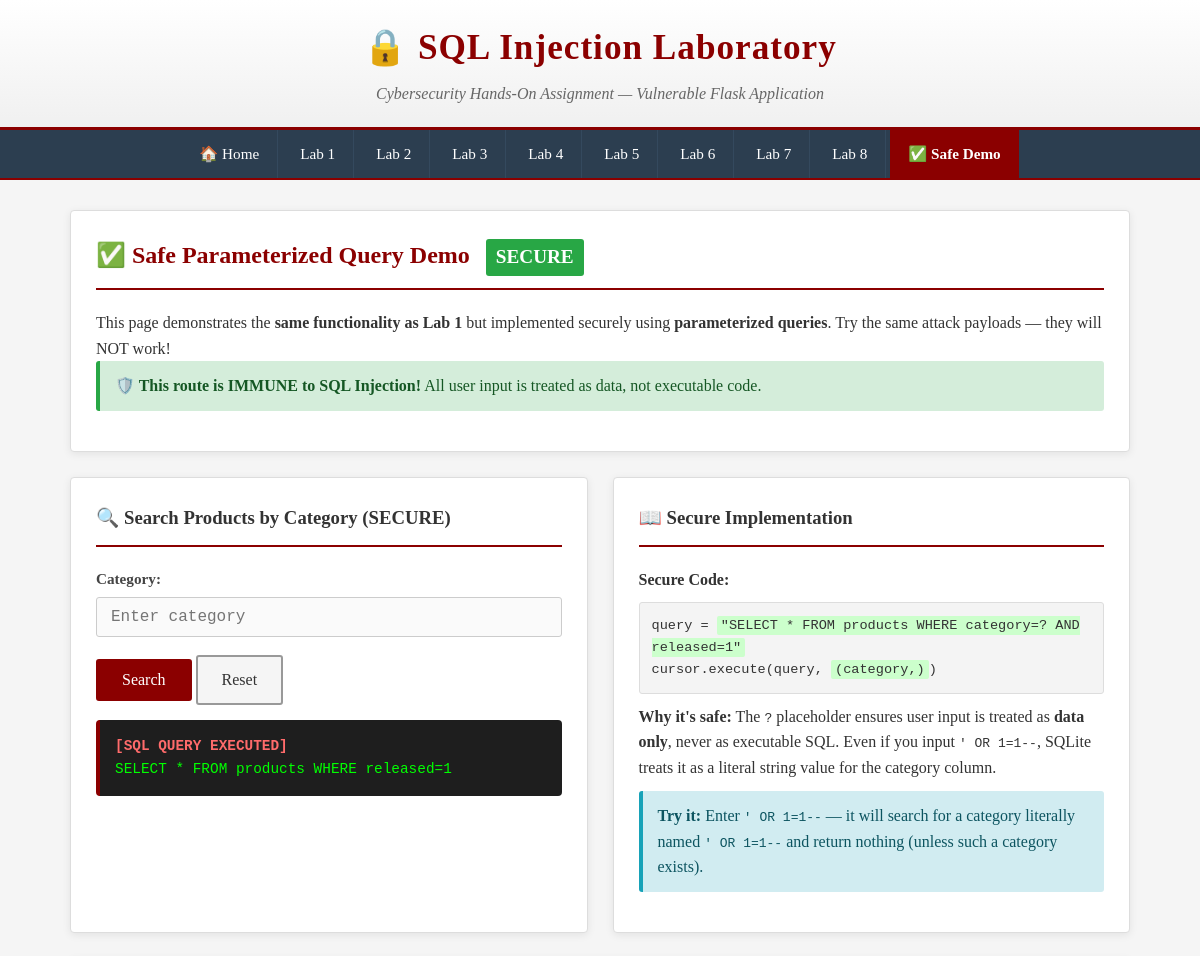
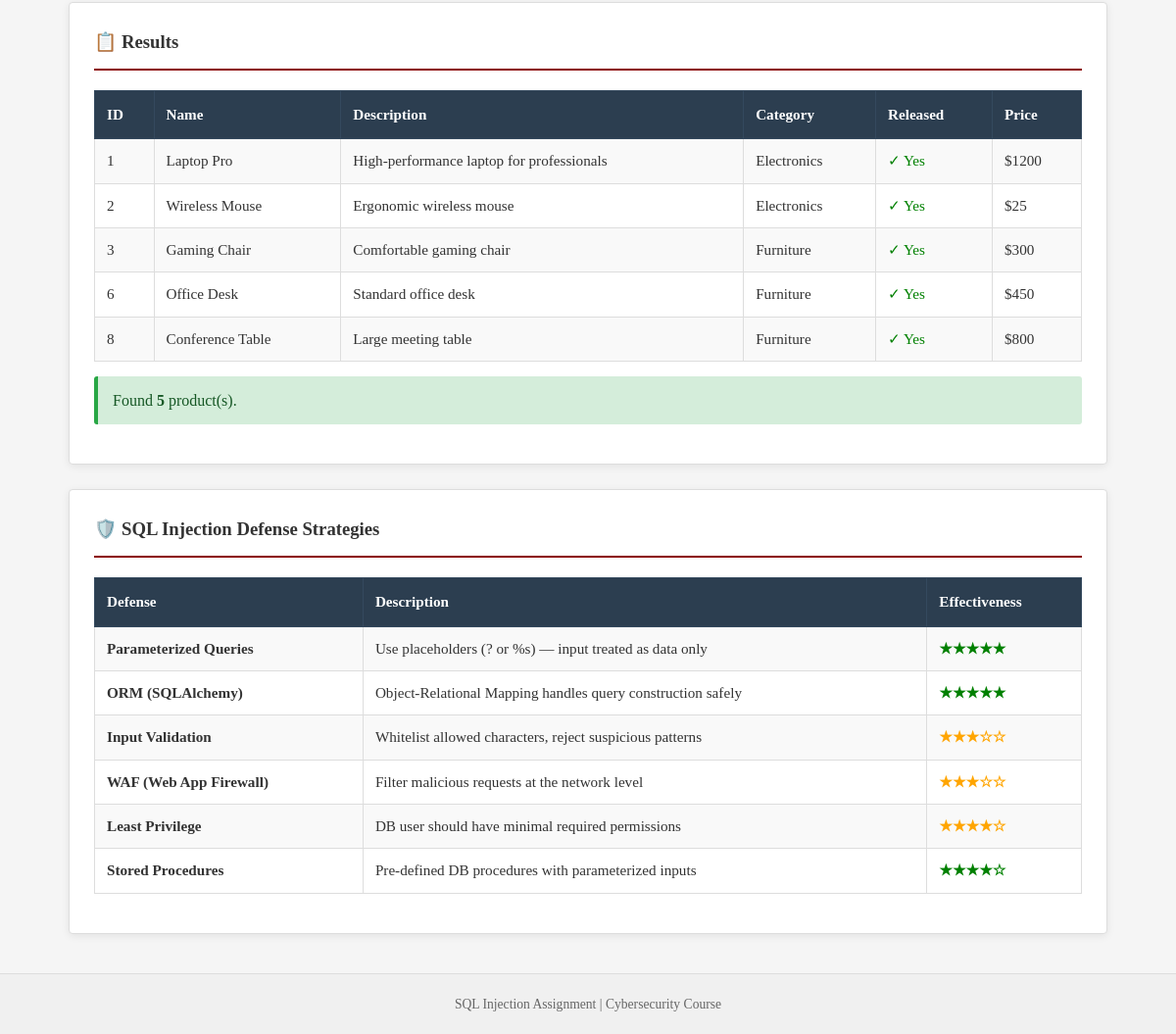
Screenshot of /safe-demo with the database file from the repository (2 pictures, top to bottom).
### tables this page shows
CREATE TABLE products (
            id INTEGER PRIMARY KEY,
            name TEXT,
            description TEXT,
            category TEXT,
            released INTEGER DEFAULT 1,
            price INTEGER
        );

### app.py (the view)
@app.route('/safe-demo', methods=['GET', 'POST'])
def safe_demo():
    products = []
    query_executed = ""
    category = request.form.get('category', '') if request.method == 'POST' else ''
    conn = get_db_connection()
    cursor = conn.cursor()
    if request.method == 'POST':
        query = "SELECT * FROM products WHERE category=? AND released=1"
        query_executed = f"SELECT * FROM products WHERE category='{category}' AND released=1 (SECURE - parameterized)"
        cursor.execute(query, (category,))
        products = cursor.fetchall()
    else:
        query = "SELECT * FROM products WHERE released=1"
        query_executed = query
        cursor.execute(query)
        products = cursor.fetchall()
    conn.close()
    return render_template('safe_demo.html',
                         products=products,
                         query=query_executed,
                         category=category)

### app.py (called while the page is built)
@app.before_request
def setup():
    if not hasattr(app, 'db_initialized'):
        init_db()
        app.db_initialized = True

### database.py (called while the page is built)
def get_db_connection():
    conn = sqlite3.connect(DB_PATH)
    conn.row_factory = sqlite3.Row
    return conn

### templates/safe_demo.html (shortened to what this page needs)
{% extends "base.html" %}
{% block content %}
<div class="card">
    <div class="card-header">
        <h2>✅ Safe Parameterized Query Demo <span class="badge" style="background: #28a745;">SECURE</span></h2>
    </div>
    <p>
        This page demonstrates the <strong>same functionality as Lab 1</strong> but implemented securely
        using <strong>parameterized queries</strong>. Try the same attack payloads — they will NOT work!
    </p>
    <div class="alert alert-success">
        <strong>🛡️ This route is IMMUNE to SQL Injection!</strong> All user input is treated as data, not executable code.
    </div>
</div>
<div class="two-col">
    <div class="card">
        <div class="card-header">
            <h3>🔍 Search Products by Category (SECURE)</h3>
        </div>
        <form method="POST">
            <div class="form-group">
                <label for="category">Category:</label>
                <input type="text" id="category" name="category" class="form-control"
                       value="{{ category }}" placeholder="Enter category">
            </div>
            <button type="submit" class="btn btn-primary">Search</button>
            <a href="{{ url_for('safe_demo') }}" class="btn btn-secondary">Reset</a>
        </form>
        {% if query %}
        <div class="query-box">
            <span class="label">[SQL QUERY EXECUTED]</span><br>
            {{ query }}
        </div>
        {% endif %}
    </div>
    <div class="card">
        <div class="card-header">
            <h3>📖 Secure Implementation</h3>
        </div>
        <p><strong>Secure Code:</strong></p>
        <div class="code-snippet">
query = <span class="safe-highlight">"SELECT * FROM products WHERE category=? AND released=1"</span><br>
cursor.execute(query, <span class="safe-highlight">(category,)</span>)
        </div>
        <p style="margin-top: 10px;">
            <strong>Why it's safe:</strong> The <code>?</code> placeholder ensures user input is treated as
            <strong>data only</strong>, never as executable SQL. Even if you input <code>' OR 1=1--</code>,
            SQLite treats it as a literal string value for the category column.
        </p>
        <div class="alert alert-info" style="margin-top: 10px;">
            <strong>Try it:</strong> Enter <code>' OR 1=1--</code> — it will search for a category
            literally named <code>' OR 1=1--</code> and return nothing (unless such a category exists).
        </div>
    </div>
</div>
<div class="card">
    <div class="card-header">
        <h3>📋 Results</h3>
    </div>
    {% if products %}
    <table class="data-table">
        <tr>
            <th>ID</th>
            <th>Name</th>
            <th>Description</th>
            <th>Category</th>
            <th>Released</th>
            <th>Price</th>
        </tr>
        {% for product in products %}
        <tr>
            <td>{{ product.id }}</td>
            <td>{{ product.name }}</td>
            <td>{{ product.description }}</td>
            <td>{{ product.category }}</td>
            <td>
                {% if product.released == 1 %}
                    <span style="color: green;">✓ Yes</span>
                {% else %}
                    <span style="color: red;">✗ No</span>
                {% endif %}
            </td>
            <td>${{ product.price }}</td>
        </tr>
        {% endfor %}
    </table>
    <div class="alert alert-success">
        Found <strong>{{ products|length }}</strong> product(s).
    </div>
    {% else %}
    <p>No products found. Try "Electronics" or "Furniture".</p>
    {% endif %}
</div>
<div class="card">
    <div class="card-header">
        <h3>🛡️ SQL Injection Defense Strategies</h3>
    </div>
    <table class="data-table">
        <tr>
            <th>Defense</th>
            <th>Description</th>
            <th>Effectiveness</th>
        </tr>
        <tr>
            <td><strong>Parameterized Queries</strong></td>
            <td>Use placeholders (? or %s) — input treated as data only</td>
            <td><span style="color: green; font-weight: bold;">★★★★★</span></td>
        </tr>
        <tr>
            <td><strong>ORM (SQLAlchemy)</strong></td>
            <td>Object-Relational Mapping handles query construction safely</td>
            <td><span style="color: green; font-weight: bold;">★★★★★</span></td>
        </tr>
        <tr>
            <td><strong>Input Validation</strong></td>
            <td>Whitelist allowed characters, reject suspicious patterns</td>
            <td><span style="color: orange; font-weight: bold;">★★★☆☆</span></td>
        </tr>
        <tr>
            <td><strong>WAF (Web App Firewall)</strong></td>
            <td>Filter malicious requests at the network level</td>
            <td><span style="color: orange; font-weight: bold;">★★★☆☆</span></td>
        </tr>
        <tr>
            <td><strong>Least Privilege</strong></td>
            <td>DB user should have minimal required permissions</td>
            <td><span style="color: orange; font-weight: bold;">★★★★☆</span></td>
        </tr>
        <tr>
            <td><strong>Stored Procedures</strong></td>
            <td>Pre-defined DB procedures with parameterized inputs</td>
            <td><span style="color: green; font-weight: bold;">★★★★☆</span></td>
        </tr>
    </table>
</div>
{% endblock %}

### templates/base.html (style rules this page uses)
* { margin: 0; padding: 0; box-sizing: border-box; }
body { font-family: 'Georgia', 'Times New Roman', serif; background-color: #f5f5f5; color: #333; line-height: 1.6; }
.card { background: #ffffff; border: 1px solid #ddd; border-radius: 4px; padding: 25px; margin-bottom: 25px; box-shadow: 0 2px 8px rgba(0,0,0,0.08); }
.card-header { border-bottom: 2px solid #8B0000; padding-bottom: 12px; margin-bottom: 20px; }
.card-header h2 { color: #8B0000; font-size: 1.5em; }
.card-header .badge { display: inline-block; background: #8B0000; color: white; padding: 3px 10px; border-radius: 3px; font-size: 0.8em; margin-left: 10px; vertical-align: middle; }
.form-group { margin-bottom: 18px; }
.form-group label { display: block; font-weight: bold; color: #444; margin-bottom: 6px; font-size: 0.95em; }
.form-control { width: 100%; padding: 10px 14px; border: 1px solid #ccc; border-radius: 3px; font-size: 1em; font-family: 'Courier New', monospace; background: #fafafa; transition: border-color 0.3s; }
.btn { display: inline-block; padding: 10px 24px; font-size: 1em; font-family: Georgia, serif; border: 2px solid #8B0000; border-radius: 3px; cursor: pointer; transition: all 0.3s; text-decoration: none; }
.btn-primary { background: #8B0000; color: white; }
.btn-secondary { background: #f5f5f5; color: #333; border-color: #999; }
.query-box { background: #1e1e1e; color: #00ff00; padding: 15px; border-radius: 4px; font-family: 'Courier New', monospace; font-size: 0.9em; overflow-x: auto; margin: 15px 0; border-left: 4px solid #8B0000; }
.query-box .label { color: #ff6b6b; font-weight: bold; }
.data-table { width: 100%; border-collapse: collapse; margin: 15px 0; font-size: 0.95em; }
.data-table th { background: #2c3e50; color: white; padding: 12px; text-align: left; font-weight: bold; border: 1px solid #34495e; }
.data-table td { padding: 10px 12px; border: 1px solid #ddd; background: #fff; }
.data-table tr:nth-child(even) td { background: #f9f9f9; }
.alert { padding: 12px 15px; border-radius: 3px; margin-bottom: 15px; border-left: 4px solid; }
.alert-success { background: #d4edda; border-color: #28a745; color: #155724; }
.alert-info { background: #d1ecf1; border-color: #17a2b8; color: #0c5460; }
.two-col { display: grid; grid-template-columns: 1fr 1fr; gap: 25px; }
.code-snippet { background: #f4f4f4; border: 1px solid #ddd; padding: 12px; border-radius: 3px; font-family: 'Courier New', monospace; font-size: 0.85em; overflow-x: auto; margin: 10px 0; }
.safe-highlight { background: #ccffcc; padding: 2px 4px; border-radius: 2px; }

### rows the page displays
products: id "1", name "Laptop Pro", description "High-performance laptop for professionals", category "Electronics", released "✓ Yes", price "1200"
products: id "2", name "Wireless Mouse", description "Ergonomic wireless mouse", category "Electronics", released "✓ Yes", price "25"
products: id "3", name "Gaming Chair", description "Comfortable gaming chair", category "Furniture", released "✓ Yes", price "300"
products: id "6", name "Office Desk", description "Standard office desk", category "Furniture", released "✓ Yes", price "450"
products: id "8", name "Conference Table", description "Large meeting table", category "Furniture", released "✓ Yes", price "800"

### other values shown
{{ query }} "SELECT * FROM products WHERE released=1"
{{ products|length }} "5"
